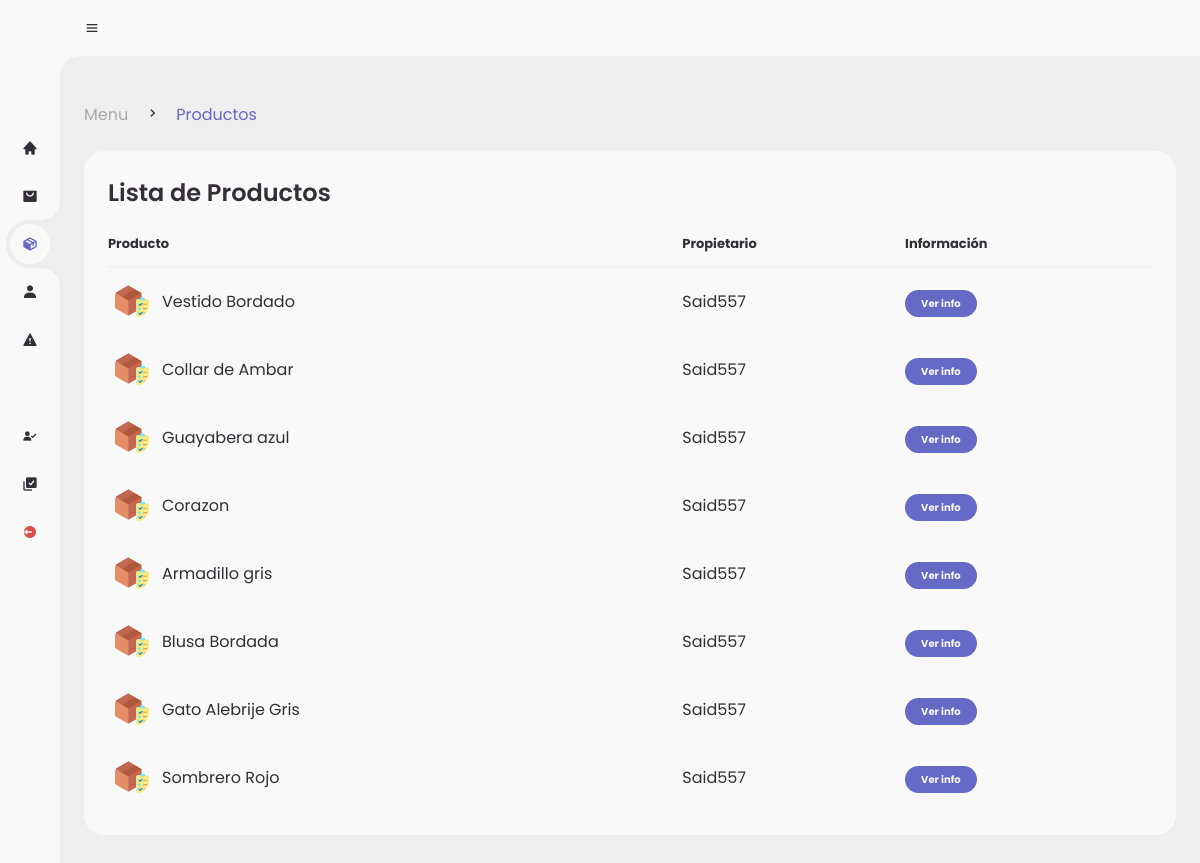
The app's page /admin/products.php, older data.
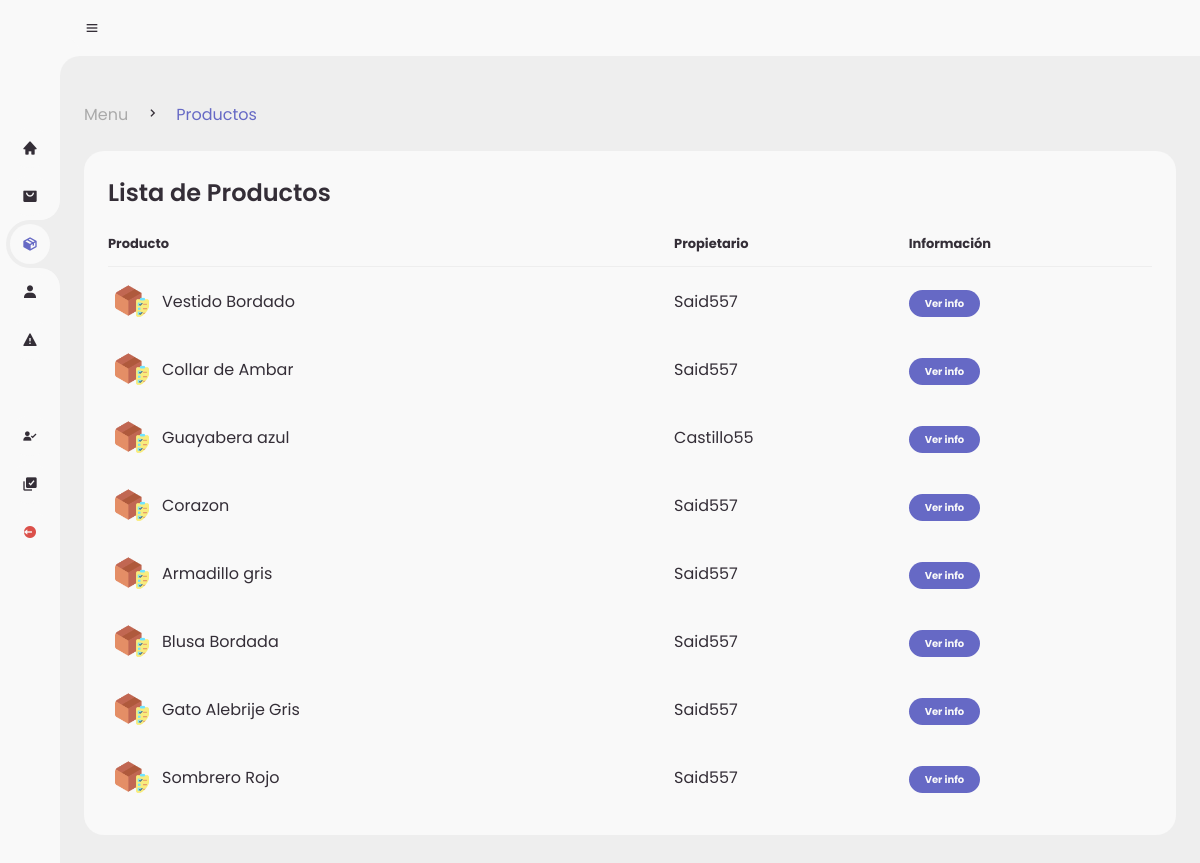
The same page, newer data.
### tables this page shows
CREATE TABLE `products` (
  `id_product` int(11) NOT NULL,
  `product` varchar(80) NOT NULL,
  `image1` varchar(80) NOT NULL,
  `price` int(11) NOT NULL,
  `description` varchar(250) NOT NULL,
  `category` varchar(30) NOT NULL,
  `stock` int(11) NOT NULL,
  `image2` varchar(30) NOT NULL,
  `image3` varchar(30) NOT NULL,
  `ID_registro` int(11) DEFAULT NULL
);

CREATE TABLE `reg_sellers` (
  `IDregseller` int(11) NOT NULL,
  `Nombre` varchar(255) NOT NULL,
  `apellidos` varchar(255) NOT NULL,
  `nickname` varchar(255) NOT NULL,
  `lada` int(4) NOT NULL,
  `telefono` varchar(20) NOT NULL,
  `telefonoref` varchar(20) NOT NULL,
  `domicilio` varchar(255) NOT NULL,
  `postal` varchar(10) NOT NULL,
  `identificador` varchar(255) NOT NULL,
  `solicitud` varchar(50) NOT NULL,
  `ID_registro` int(11) DEFAULT NULL
);

### admin/products.php (the view, shortened to what this page needs)
<!DOCTYPE html>
<?php
	include('../global/conexion.php');
?>
<html lang="en">
<head>
	<link href='https://unpkg.com/boxicons@2.0.9/css/boxicons.min.css' rel='stylesheet'>
	<link rel="stylesheet" href="style.css">
</head>
<body>
	<section id="sidebar">
		<a href="./menu.php" class="brand">
		</a>
		<ul class="side-menu top">
			<li >
				<a href="./menu.php">
					<i class='bx bxs-home' ></i>
				</a>
			</li>
			<li>
				<a href="./orders.php">
					<i class='bx bxs-shopping-bag-alt' ></i>
				</a>
			</li>
			<li class="active">
				<a href="./products.php">
					<i class='bx bxs-package'></i>
				</a>
			</li>
			<li>
				<a href="./sellers.php">
					<i class='bx bxs-user' ></i>
				</a>
			</li>
			<li>
				<a href="./reports.php">
					<i class='bx bxs-error' ></i>
				</a>
			</li>
		</ul>
		<ul class="side-menu">
			<li>
				<a href="./reg-vendedores.php">
					<i class='bx bxs-user-check' ></i>
				</a>
			</li>
			<li>
				<a href="./reg-productos.php">
					<i class='bx bxs-select-multiple' ></i>
				</a>
			</li>
			<li>
				<a href="../global/logout.php" class="logout">
					<i class='bx bxs-log-out-circle' ></i>
				</a>
			</li>
		</ul>
	</section>
	<section id="content">
		<nav>
			<i class='bx bx-menu' ></i>
		</nav>
		<main>
			<div class="head-title">
				<div class="left">
					<ul class="breadcrumb">
						<li>
							<a href="./menu.php">Menu</a>
						</li>
						<li><i class='bx bx-chevron-right' ></i></li>
						<li>
							<a class="active" href="./products.php">Productos</a>
						</li>
					</ul>
				</div>
			</div>
			<div class="table-data">
				<div class="order">
					<div class="head">
						<h3>Lista de Productos</h3>
					</div>
					<table>
						<thead>
							<tr>
								<th>Producto</th>
								<th>Propietario</th>
								<th>Información</th>
							</tr>
						</thead>
						<tbody>
						<?php
							$query = mysqli_query($conn,"SELECT * FROM products INNER JOIN reg_sellers
							WHERE products.ID_registro = reg_sellers.ID_registro");
							while($data = mysqli_fetch_array($query)){
						?>
							<tr>
								<td>
									<img src="../assets/utilities/caja.png">
									<p><?php echo $data['product']?></p>
								</td>
                                <td><?php echo $data['nickname']?></td>
								<td><a href="./pages/det-prod.php?product=<?php echo $data['id_product']?>"><span class="status completed">Ver info</span></a></td>
							</tr>
						<?php }?>
						</tbody>
					</table>
				</div>
		</main>
	</section>
</body>
</html>

Row changes from the older to the newer data that the page shows:
changed products "Guayabera azul": reg_sellers.nickname "Said557" → "Castillo55"
